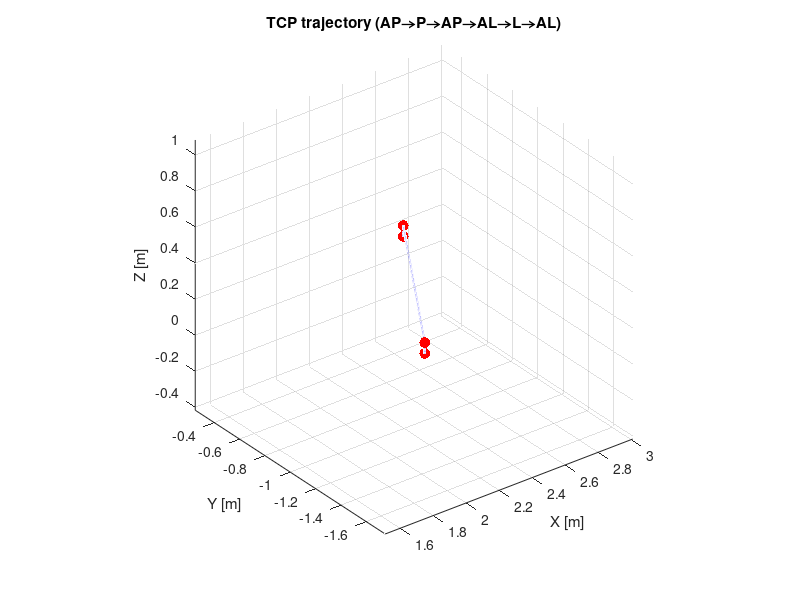
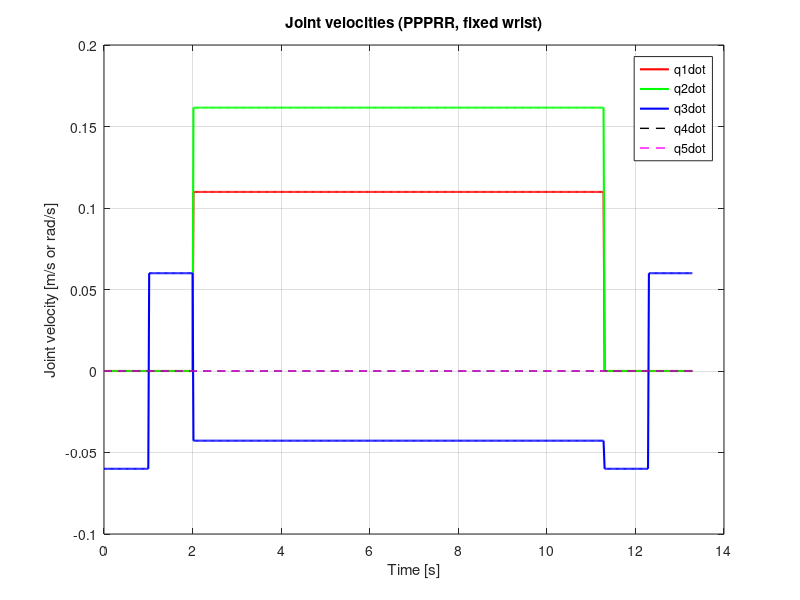

MATLAB code to generate these figures, in order:
clear; 
clc;

% Define via-points (meters)
AP = [1.750, -1.750, 0.562];   % Above-pick
P  = [1.750, -1.750, 0.502];   % Pick
AL = [2.770, -0.250, 0.165];   % Above-place (corrected)
L  = [2.770, -0.250, 0.105];   % Place (corrected)

% Segment durations
dt = 0.02;               % sample time (s)
d1 = 1.0;                % AP -> P
d2 = 1.0;                % P -> AP
dist_AP_AL = norm(AL - AP);
d3 = dist_AP_AL / 0.2;   % AP -> AL at ~0.2 m/s
d4 = 1.0;                % AL -> L
d5 = 1.0;                % L -> AL

% Helper function
linseg = @(p0,p1,dur,dt) deal( ...
    (0:dt:dur)', ...
    (0:dt:dur)' .* (p1-p0)/dur + p0, ...
    repmat((p1-p0)/dur, length(0:dt:dur), 1) );

% Build trajectory
segments = {AP,P,d1; P,AP,d2; AP,AL,d3; AL,L,d4; L,AL,d5};

t_all = []; p_all = []; v_all = [];
t_offset = 0;
for i=1:size(segments,1)
    [t,p,v] = linseg(segments{i,1},segments{i,2},segments{i,3},dt);
    if ~isempty(t_all)
        % drop duplicate first point of each segment
        t = t(2:end); p = p(2:end,:); v = v(2:end,:);
    end
    t_all = [t_all; t + t_offset];
    p_all = [p_all; p];
    v_all = [v_all; v];
    t_offset = t_offset + segments{i,3};
end

% Joint velocities (fixed wrist)
qdot = [v_all, zeros(size(v_all,1),2)]; % [q1dot,q2dot,q3dot,q4dot,q5dot]


% Plot TCP trajectory
figure;
plot3(p_all(:,1), p_all(:,2), p_all(:,3), 'b-','LineWidth',1.5); hold on;
scatter3([AP(1) P(1) AL(1) L(1)], [AP(2) P(2) AL(2) L(2)], ...
         [AP(3) P(3) AL(3) L(3)], 60, 'r','filled');
grid on; axis equal;
xlabel('X [m]'); ylabel('Y [m]'); zlabel('Z [m]');
title('TCP trajectory (AP→P→AP→AL→L→AL)');

% Plot joint velocities
figure;
plot(t_all, qdot(:,1),'r','LineWidth',1.5); hold on;
plot(t_all, qdot(:,2),'g','LineWidth',1.5);
plot(t_all, qdot(:,3),'b','LineWidth',1.5);
plot(t_all, qdot(:,4),'k--','LineWidth',1.0);
plot(t_all, qdot(:,5),'m--','LineWidth',1.0);
xlabel('Time [s]');
ylabel('Joint velocity [m/s or rad/s]');
title('Joint velocities (PPPRR, fixed wrist)');
legend('q1dot','q2dot','q3dot','q4dot','q5dot');
grid on;
